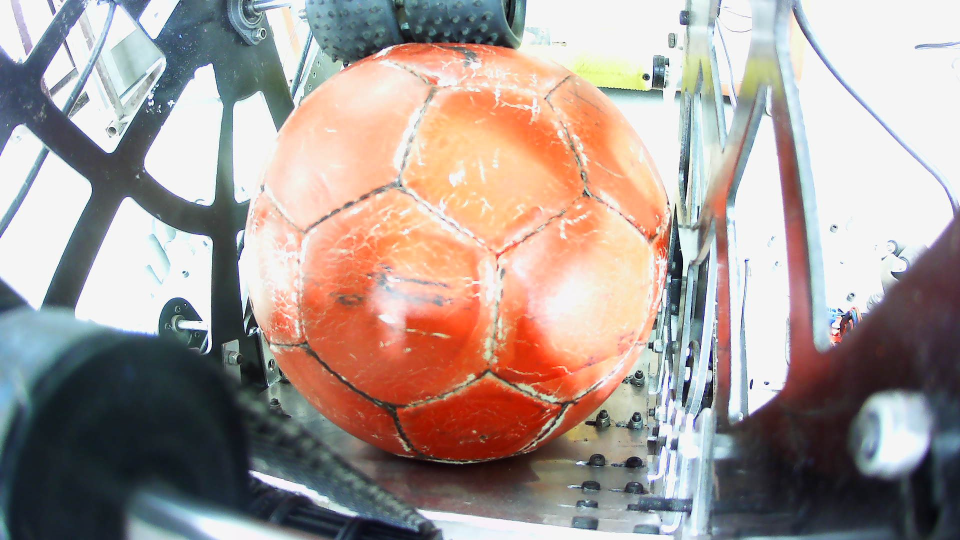
#> input picture CV/#InJetson#/WIN_20240621_15_22_33_Pro.jpg, 1920 x 1080 px, given in place of the camera (shown at 1/2 size)
$ python xyz_USB.py
#> lines starting #> are read from the running program, lines starting #| are printed output that depends on the picture; after the words box and inside, x2 and y2 are one past the last pixel; in counts of white or black regions, pixels touching at a corner belong together
# import the necessary packages
from collections import deque
import numpy as np
import argparse
import cv2
import imutils
import time
# import pyrealsense2 as rs  # Import the RealSense library
import serial

# Define the port as a global variableq
global_port = '/dev/ttyACM0'
#detect_color = 'red'
detect_color = 'blue'
# Setup the serial connection
def setup_serial(port=global_port, baudrate=9600, timeout=1):
    """ Initialize serial connection """
    try:
        ser = serial.Serial(port, baudrate, timeout=timeout)
        if ser.is_open:
            print(f"Serial port {port} opened successfully.")
        return ser
    except Exception as e:
        print(f"Failed to connect to {port}: {str(e)}")
        return None

# Function to send coordinates
def send_coordinates(x, y,ser,verify="NULL"):
    """ Send coordinates over serial """
    if ser is not None:
        try:
            message = f"{x},{y},{verify}\n"
            ser.write(message.encode())
            print(f"Sent coordinates: {x}, {y},verification is : {verify}")
        except Exception as e:
            print(f"Failed to send data: {str(e)}")
    else:
        print("Serial connection not established.")

# [10 lines of commented-out code are left out]

ap = argparse.ArgumentParser()
ap.add_argument("-v", "--video",
    help="path to the (optional) video file")
ap.add_argument("-b", "--buffer", type=int, default=64,
    help="max buffer size")
ap.add_argument("-p", "--port", default=global_port,
    help="serial port")
args = vars(ap.parse_args())

ser_port = setup_serial(args["port"], 9600)

# define the lower and upper boundaries of the "blue" and "purple" balls in the HSV color space
blueLower = (87, 125, 40)
blueUpper = (127, 255, 255)
purpleLower = (128, 42, 64)
purpleUpper = (170, 198, 198)
# [12 lines of commented-out code are left out]

redUpper = (175, 255, 189)
redLower = (162, 56, 90)

#Upper HSV: [172, 246, 213] Lower HSV: [165, 32, 89]
# redUpper = (172, 246, 213)
# redLower = (165, 32, 89)


#RED: Upper HSV:  (179, 210, 172) Lower HSV:  (165, 77, 69)
# redUpper = (179, 210, 172)
# redLower = (165, 77, 69)

#Upper HSV:  (179, 190, 255)Lower HSV:  (168, 43, 5)
redUpper = (179, 190, 255)
redLower = (168, 43, 5)

#BLUE: Upper HSV:  (111, 252, 242)Lower HSV:  (103, 152, 89)
blueUpper = (111, 252, 242)
blueLower = (103, 152, 89)

# [12 lines of commented-out code are left out]

cap = cv2.VideoCapture(0)
cap.set(cv2.CAP_PROP_FRAME_WIDTH, 640)
cap.set(cv2.CAP_PROP_FRAME_HEIGHT, 480)

frame_count = 0
start_time = time.time()
xx = 0
yy = 0
depth_in_mm = 0

try:
    while True:
        # [9 lines of commented-out code are left out]
        ret , frame = cap.read()
#> frame is the input picture: shape (1080, 1920, 3); mean B, G, R 148.8, 154.1, 167.9
        # depth_image = np.asanyarray(depth_frame.get_data())

        # Process frame
        #frame = imutils.resize(frame, width=600)
        blurred = cv2.GaussianBlur(frame, (11, 11), 0)
        hsv = cv2.cvtColor(blurred, cv2.COLOR_BGR2HSV)
#> hsv: shape (1080, 1920, 3); mean H, S, V 59.3, 64.2, 178.6

        # Create masks for blue and purple
        mask_blue = cv2.inRange(hsv, blueLower, blueUpper)
#> mask_blue: shape (1080, 1920); every value is 0
        mask_purple = cv2.inRange(hsv, purpleLower, purpleUpper)
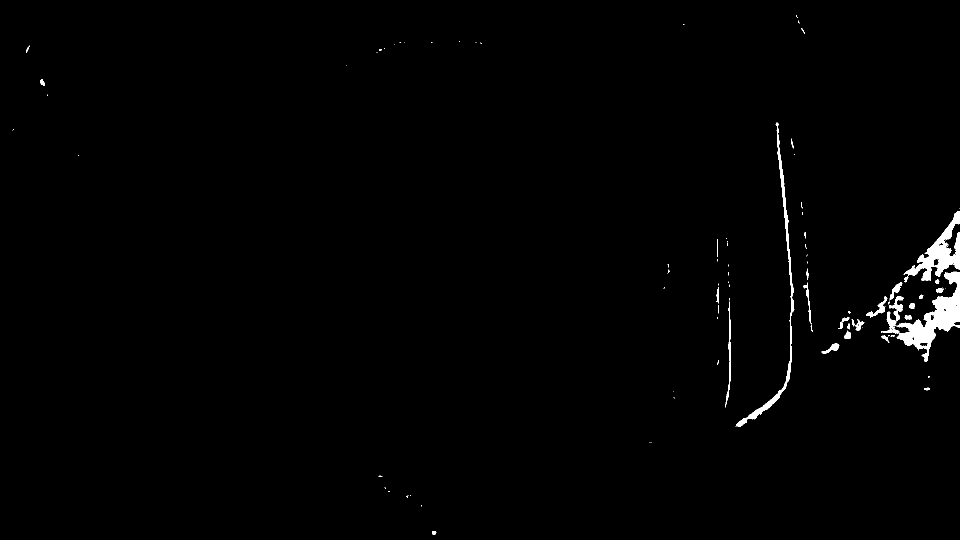
#> mask_purple: shape (1080, 1920) (shown at 1/2 size); 0.96% white; 100 white regions (69 under 20 px), largest, box (x1, y1, x2, y2) and area: (1762, 543, 1920, 723) 7589, (1807, 422, 1920, 565) 4955, (1471, 245, 1589, 853) 3290
        mask_red = cv2.inRange(hsv, redLower, redUpper)
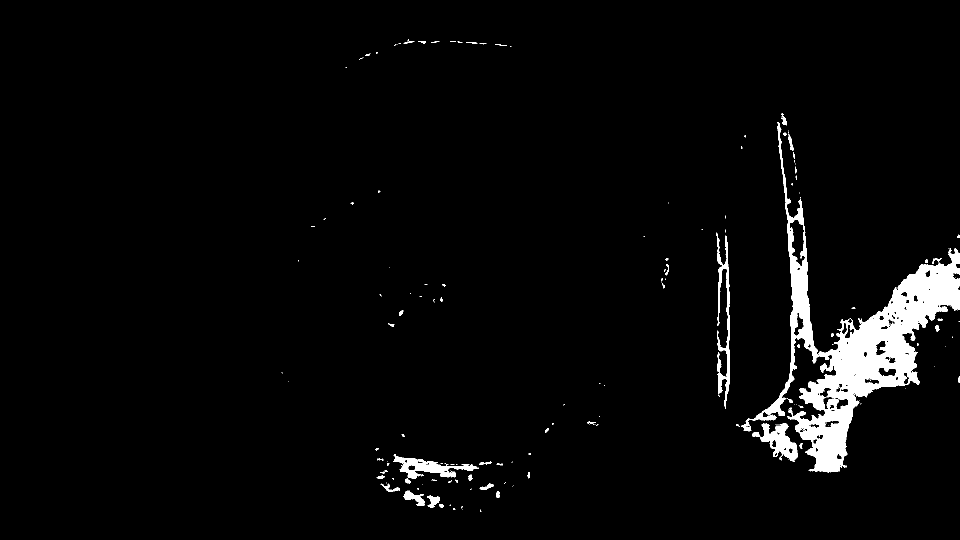
#> mask_red: shape (1080, 1920) (shown at 1/2 size); 3.3% white; 177 white regions (122 under 20 px), largest, box (x1, y1, x2, y2) and area: (1482, 244, 1920, 945) 55952, (1504, 846, 1596, 924) 2885, (1433, 465, 1460, 818) 2854

        nearest_ball_depth = 0#float('inf')
        nearest_ball_center = None
        nearest_ball_color = None

        # Inside your main loop where you process each frame
        # Inside your main loop where you process each frame
        cv2.line(frame, (260, 0), (260, frame.shape[0]), (0, 255, 0), 2)  # Green vertical line at x=300
        cv2.line(frame, (380, 0), (380, frame.shape[0]), (0, 255, 0), 2)  # Green vertical line at x=340
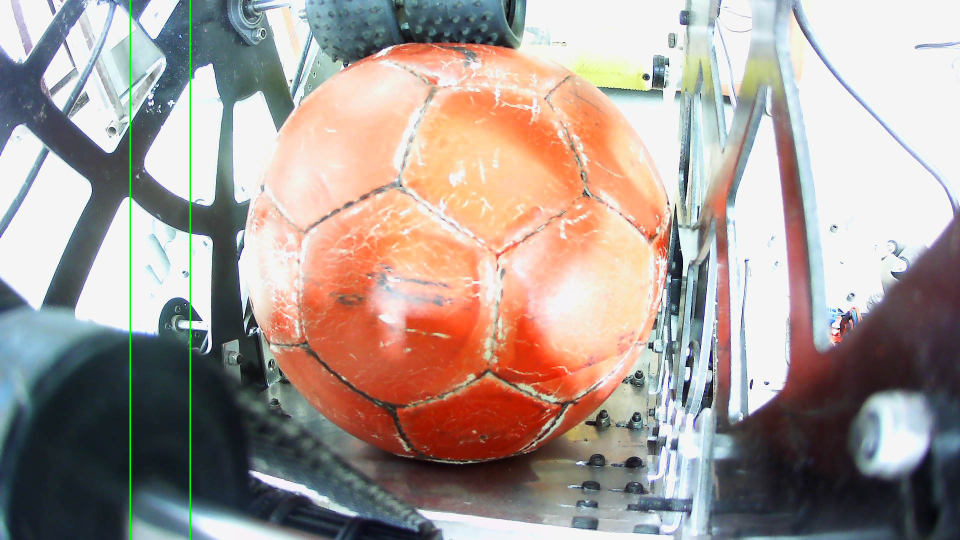
#> frame: shape (1080, 1920, 3) (shown at 1/2 size); mean B, G, R 148.4, 154.5, 167.5
        # cv2.line(frame, (0, 320), (frame.shape[1], 320), (0, 255, 0), 2)  # Green vertical line at x=340
        # cv2.line(frame, (280, 0), (280, frame.shape[0]), (0, 255, 0), 2)  # Green vertical line at x=300
        # cv2.line(frame, (360, 0), (360, frame.shape[0]), (0, 255, 0), 2)  # Green vertical line at x=340
        # cv2.line(frame, (0, 320), (frame.shape[1], 320), (0, 255, 0), 2)  # Green vertical line at x=340

        if detect_color == 'blue':
            mask = cv2.erode(mask_blue, None, iterations=2)
            mask = cv2.dilate(mask, None, iterations=2)
            cv2.imshow("mask",mask)
            cnts = cv2.findContours(mask.copy(), cv2.RETR_EXTERNAL, cv2.CHAIN_APPROX_SIMPLE)
#> cnts = 0 contours
            cnts = imutils.grab_contours(cnts)
#> cnts = []
        elif detect_color == 'red':
            mask = cv2.erode(mask_red, None, iterations=2)
            mask = cv2.dilate(mask, None, iterations=4)
            cv2.imshow("mask",mask)
            cnts = cv2.findContours(mask.copy(), cv2.RETR_EXTERNAL, cv2.CHAIN_APPROX_SIMPLE)
            cnts = imutils.grab_contours(cnts)

        for c in cnts:
            ((x, y), radius) = cv2.minEnclosingCircle(c)
            M = cv2.moments(c)
            center = (int(M["m10"] / M["m00"]), int(M["m01"] / M["m00"]))
            if radius > 20 :#and y > 100:

                # depth = depth_image[center[1], center[0]]

                if y > nearest_ball_depth:
                    nearest_ball_depth = y
                    nearest_ball_center = center
                    if detect_color == 'blue':
                        cv2.circle(frame, (int(x), int(y)), int(radius), (255, 0, 0), 2)
                        cv2.circle(frame, center, 5, (0, 255, 255), -1)
                    elif detect_color == 'red':
                        cv2.circle(frame, (int(x), int(y)), int(radius), (0, 0, 255), 2)
                        cv2.circle(frame, center, 5, (255, 0, 0), -1)
#> this loop made 0 passes
#> after the loop, nearest_ball_depth = 0
        # [37 lines of commented-out code are left out]
        if nearest_ball_center:# and nearest_ball_depth > 0:
            #depth_in_mm = nearest_ball_depth+160
            xx = nearest_ball_center[0]
            yy = nearest_ball_center[1]
        else:
            xx = 0
            yy = 0
########################################################################
        # if ser_port.in_waiting > 0:
        #         # ser_port.flushInput()
        #         line = ser_port.readline().decode('utf-8').rstrip()
        #         print(f"received from Arduino: {line}")
        #         if line == 'done':
        #             print("BOOM BOOM")

        #             time.sleep(2)
        #             color_verify = color_detect()
        #             # color_verification = color_detect()
        #             # temp_color = f"{color_verification}\n"
        #             # ser_port.write(temp_color.encode())
        #             # print(f"Color verification: {color_verification}")
        #             #color_verify = "yes"
        #             print("verify is:",color_verify)

        #             #time.sleep(0.5)

        #             # send_coordinates(nearest_ball_center[0], nearest_ball_center[1],depth_in_mm, ser_port,color_verify)

        #             x_time = time.time()
        #             while time.time() - x_time < 2:
        #                 send_coordinates(xx, yy,ser_port,color_verify)
        #                 time.sleep(0.5)

        #         else:
        #             #color_detect
        #             print("No data received from Arduino")
        # else:
            # print("No data received from Arduino")
########################################################################
        send_coordinates(xx, yy, ser_port)

            # [6 lines of commented-out code are left out]
        cv2.circle(frame, nearest_ball_center, 10, (0,0,0), -1)  # Highlight with color-specific circle
#> frame: shape (1080, 1920, 3); under 0.01% of pixels changed, all inside (x1, y1, x2, y2) = (0, 0, 11, 11)

        frame_count += 1
        elapsed_time = time.time() - start_time
        if elapsed_time > 0:
            fps = frame_count / elapsed_time
            print(fps)
            cv2.putText(frame, f"FPS: {fps:.2f}", (10, 30), cv2.FONT_HERSHEY_SIMPLEX, 0.5, (0, 0, 0), 2)
#> frame: shape (1080, 1920, 3); mean B, G, R 148.3, 154.4, 167.4


        # Show the frame to our screen
        cv2.imshow("Frame", frame)
        key = cv2.waitKey(1) & 0xFF
#> (key q is pressed here)
        if key == ord("q"):
            break
finally:
    # Stop streaming
    #pipeline.stop()
    cap.release()
    cv2.destroyAllWindows()
    # [146 lines of commented-out code are left out]
